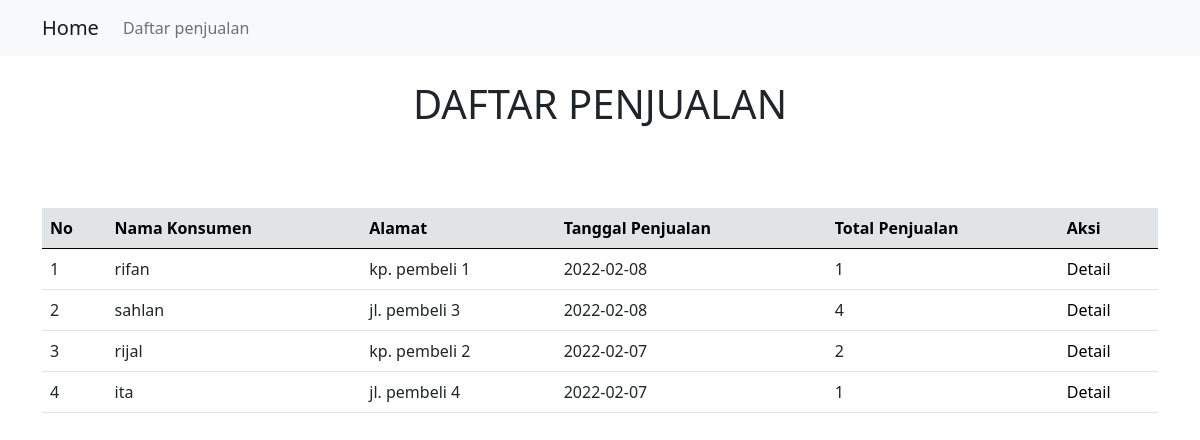
/penjualan.php, run on the app's committed database.
### tables this page shows
CREATE TABLE `penjualan` (
  `kode_jual` int(11) NOT NULL AUTO_INCREMENT,
  `tgl_penjualan` date NOT NULL,
  `nama_konsumen` varchar(255) NOT NULL,
  `alamat` varchar(255) NOT NULL,
  `total_barang` int(11) NOT NULL,
  PRIMARY KEY (`kode_jual`)
);

### penjualan.php (the view, shortened to what this page needs)
<!DOCTYPE html>
<html lang="en">
<head>
    <link href="https://cdn.jsdelivr.net/npm/bootstrap@5.0.2/dist/css/bootstrap.min.css" rel="stylesheet">
</head>
<body>
    <?php include('navbar.php') ?>
    <div class="container">
        <h1 class="text-center mt-4">DAFTAR PENJUALAN</h1>
        <br>
        <div class="table-responsive">
            <table class="table mt-5">
                <thead class="table-secondary">
                    <tr>
                        <th scope="col">No</th>
                        <th scope="col">Nama Konsumen</th>
                        <th scope="col">Alamat</th>
                        <th scope="col">Tanggal Penjualan</th>
                        <th scope="col">Total Penjualan</th>
                        <th scope="col">Aksi</th>
                    </tr>
                </thead>
                <tbody>
                    <?php
                    include('store/connection_db.php');
                    $no = 1;
                    $query = mysqli_query($connect_db, 'SELECT * FROM penjualan ORDER BY tgl_penjualan DESC');
                    while ($data = mysqli_fetch_array($query)) {
                    ?>
                        <tr>
                            <td scope="row"><?php echo $no++ ?></td>
                            <td><?php echo $data['nama_konsumen'] ?></td>
                            <td><?php echo $data['alamat'] ?></td>
                            <td><?php echo $data['tgl_penjualan'] ?></td>
                            <td><?php echo $data['total_barang'] ?></td>
                            <td>
                                <a href="detail_penjualan.php?kode=<?php echo $data['kode_jual'] ?>&nama=<?php echo $data['nama_konsumen'] ?>" style="text-decoration: none; color:black">
                                    Detail
                                </a>
                            </td>
                        </tr>
                    <?php } ?>
                </tbody>
            </table>
        </div>
    </div>
</body>
</html>

### navbar.php (shortened to what this page needs)
<nav class="navbar navbar-expand-lg navbar-light bg-light sticky-top">
    <div class="container">
        <a href="index.php" class="navbar-brand">Home</a>
        <div class="collapse navbar-collapse" id="navBar">
            <ul class="navbar-nav me-auto mb-2 mb-lg-0">
                <li class="nav-item">
                    <a class="nav-link" href="penjualan.php">Daftar penjualan</a>
                </li>
            </ul>
        </div>
    </div>
</nav>

### data on the page
penjualan: nama_konsumen "rifan", alamat "kp. pembeli 1", tgl_penjualan "2022-02-08", total_barang "1"
penjualan: nama_konsumen "sahlan", alamat "jl. pembeli 3", tgl_penjualan "2022-02-08", total_barang "4"
penjualan: nama_konsumen "rijal", alamat "kp. pembeli 2", tgl_penjualan "2022-02-07", total_barang "2"
penjualan: nama_konsumen "ita", alamat "jl. pembeli 4", tgl_penjualan "2022-02-07", total_barang "1"
